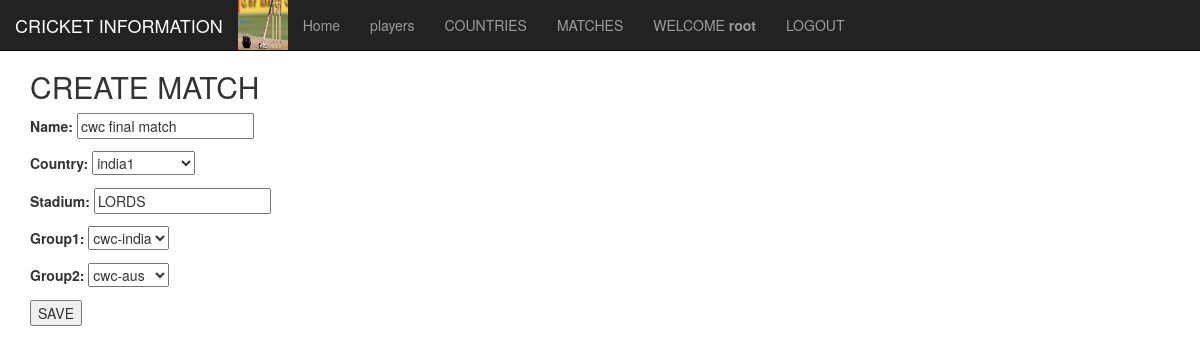
Page /update_match/1 (signed in) on the committed database.
### info/models.py (models this page shows)
class UserProfile(AbstractUser):
	country = models.ForeignKey(Country,on_delete=models.PROTECT,
		related_name="userprofile",null=True,blank=True)

class abst(models.Model): # abstract model
	name=models.CharField(max_length=250)
	class Meta:
		abstract=True

class Match(abst):
	country=models.ForeignKey(Country, on_delete=models.PROTECT)
	stadium = models.CharField(max_length=250)
	group1 = models.ForeignKey(PlayerGroup,on_delete=models.PROTECT,
		related_name="group1")
	group2 = models.ForeignKey(PlayerGroup,on_delete=models.PROTECT,
		related_name="group2")

class Country(abst):
	flag=models.ImageField(blank=True, null=True)
	shortname = models.CharField(max_length=256, unique=True)
	description=models.TextField(max_length=555,default="about your country")
	def __str__(self):
		return self.name

class PlayerGroup(abst):
	country = models.ForeignKey(Country,on_delete=models.PROTECT)
	players = models.ManyToManyField(Player)
	def __str__(self):
		return self.name

### info/templates/info/match_form.html (shortened to what this page needs)
{% extends "info/home.html" %}
{% block container %}
<h2>CREATE MATCH</h2>
 <form method="post">
 	{{form.as_p}}
 	<input type="submit" value="SAVE">
 </form>
{% endblock %}

### info/templates/info/home.html (shortened to what this page needs)
<!DOCTYPE html>
<html lang="en">
<head>
  {% load static %}
  <link rel="stylesheet" href="https://maxcdn.bootstrapcdn.com/bootstrap/3.4.0/css/bootstrap.min.css">
  <link rel="stylesheet" type="text/css" href="//cdn.datatables.net/1.10.19/css/jquery.dataTables.min.css">
</head>
<body style="height:1500px">
<nav class="navbar navbar-inverse navbar-fixed-top">
  <div class="container-fluid">
    <div class="navbar-header">
      <a class="navbar-brand" href="#">CRICKET INFORMATION</a>
      <img src="{% static 'info/images/logo.jpeg' %}" width="50px" height="50px">
    </div>
    <ul class="nav navbar-nav">
      <li><a href="/">Home</a></li>
      {% if request.user.is_authenticated %}
      <li><a href="/players">players</a></li>
      <li><a href="/countries">COUNTRIES</a></li>
      <li><a href="/matches">MATCHES</a></li>
      <li><a href="#">WELCOME <b>{{ request.user.username}}</b></a>
      </li>
      <li><a href="/logout">LOGOUT</a></li>
      {% endif %}
    </ul>
  </div>
</nav>
<div class="container" style="margin-top:50px">
  {% block container%}{% endblock %}
</div>
</body>
</html>

### rows in the picture
UserProfile: user.username "root"
Match: name "cwc final match", country "india1", stadium "LORDS", group1 "cwc-india", group2 "cwc-aus"
